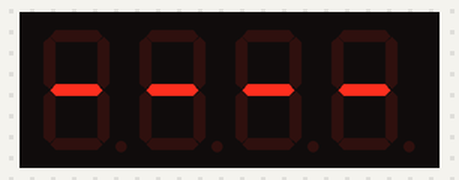
This sketch was run on a simulated Arduino Uno, built with avr-gcc and run on an emulated ATmega328P. Shown: 4-digit seven-segment display. What the sketch prints to the serial monitor is not drawn.

Above: at 0.1 s.
At 1.1 s:
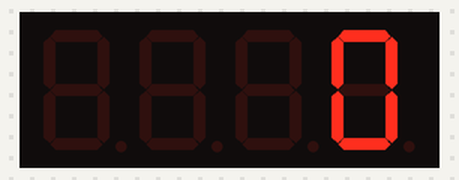
At 2.1 s:
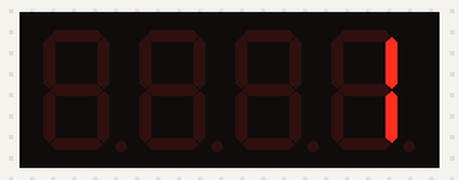
At 3.1 s:
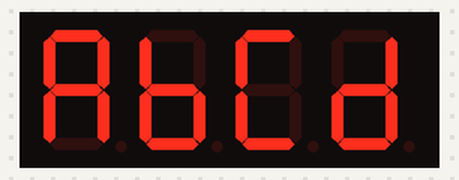
At 21.2 s:
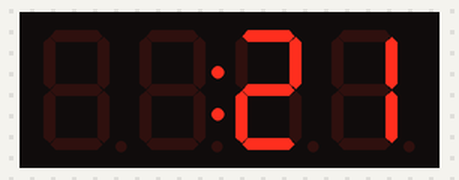
At 39.3 s:
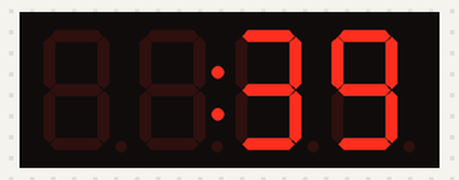

Measured:
- what the display in image 1 shows lasts 1.0 s, from 1.0 s to 2.0 s

The sketch:

Seven_Segment_Experiment.ino
```cpp
/***************************************************
  This is a test for the Adafruit seven segment dislay controlled by I2C

  For example:
  ----> http://www.adafruit.com/products/881
  ----> http://www.adafruit.com/products/880
  ----> http://www.adafruit.com/products/879
  ----> http://www.adafruit.com/products/878

  These displays use I2C to communicate, 2 pins are required to
  interface. There are multiple selectable I2C addresses. For backpacks
  with 2 Address Select pins: 0x70, 0x71, 0x72 or 0x73. For backpacks
  with 3 Address Select pins: 0x70 thru 0x77

****************************************************/
#include <Wire.h>
#include "Adafruit_LEDBackpack.h"
#include "Adafruit_GFX.h"

Adafruit_7segment seven_segment;

void setup() {
  Serial.begin(9600);
  Serial.println("7 Segment Backpack Test");

  seven_segment.begin(0x70);  // default address without modifying the backpack board
}

void loop() {

  // methods: control: setBrightness(0-15) 15 is brightest, blinRate(0-3), clear()
  // write numbers: print, println
  // write to a digit: writeDigitNum(location, number, show_decimal=false). 0 is all the way to the left, 1 is second digit, 2 is the colons, 3 is third digit 4 is rightmost digit.
  // write a bitmask: writeDigitRaw(location,bitmask)  see below for bit to segment mapping
  // turn the colon on or off: seven_segment.drawColon()

  // note: always call writeDisplay() after updating display memory to send data to display

  seven_segment.setBrightness(10);    // 0-15

  // try to print a number thats too long
  seven_segment.print(10000, DEC);
  seven_segment.writeDisplay();
  delay(1000);

  seven_segment.clear();

  // try to print a 0
  seven_segment.print(0);  // this was fixed on 12-2-13
  //seven_segment.writeDigitNum(4, 0);  // this works
  seven_segment.writeDisplay();
  delay(1000);

  // but a 1 works
  seven_segment.print(1);
  //seven_segment.writeDigitNum(4, 0);
  seven_segment.writeDisplay();
  delay(1000);


  // print a hex number
  seven_segment.print(0xABCD, HEX);
  seven_segment.writeDisplay();
  delay(1000);

  // create a timer
  unsigned long total_seconds;
  unsigned long hours, minutes, seconds;
  unsigned long value_to_display;
  bool colon_on = false;  // used to toggle the colon

  seven_segment.clear();
  while(1) {
    total_seconds = millis() / 1000;  // convert to seconds
    seconds = total_seconds % 60;
    minutes = (total_seconds / 60) % 60;
    hours = total_seconds / 3600;

    if (hours > 0) {
      // show hours and minutes
      value_to_display = hours * 100 + minutes;
    }
    else {
      // show minutes and seconds
      value_to_display = minutes * 100 + seconds;
    }

    // write to the display
    seven_segment.print(value_to_display);
    colon_on = colon_on ? false : true;
    seven_segment.drawColon(colon_on);
    seven_segment.writeDisplay();

    delay(500);  // only showing seconds, so no need to update too frequently
  }  // end infinite timer loop

  seven_segment.clear();
  seven_segment.writeDisplay();

  // print a bitmask. these are the bit positions showing what segment they turn on. Note: bit 7 is the decimal point
  //      0
  //   5     1
  //      6
  //   4     2
  //      3      7
  //
  // colon bitmask: bit0 is both dots of the colon
  /*
  uint8_t bitmask = 1;
  for (int i = 0; i < 8; ++i) {
    seven_segment.writeDigitRaw(0, bitmask);
    seven_segment.writeDisplay();
    Serial.println(bitmask, HEX);
    delay(500);
    bitmask = bitmask << 1;
  }
  delay(1000);
  */

  // print a floating point
  /* this isnt working yet, still hacking on it!
  seven_segment.print(12.34);
  seven_segment.writeDisplay();
  delay(500);
  */

  seven_segment.blinkRate(0);

  // print with print/println
  for (uint16_t counter = 0; counter < 9999; counter++) {
    seven_segment.print(counter);
    seven_segment.writeDisplay();
    //delay(5);
  }

  // brian: countdown
  for (uint16_t counter = 9999; counter > 0; --counter) {
    seven_segment.print(counter);
    seven_segment.writeDisplay();
  }

  // blink all 0's. Must use writeDigitNum, otherwise, 0 is blanked out if its a leading digit
  seven_segment.writeDigitNum(0, 0, true);
  seven_segment.writeDigitNum(1, 0, true);
  seven_segment.writeDigitNum(3, 0, true);  // note: 2 is the position of the colon, so skip it
  seven_segment.writeDigitNum(4, 0, true);
  seven_segment.writeDisplay();
  seven_segment.blinkRate(1);
  delay(5000);
  seven_segment.blinkRate(0);

  // method #2 - draw each digit
  uint16_t blinkcounter = 0;
  boolean drawDots = false;
  for (uint16_t counter = 0; counter < 9999; counter ++) {
    seven_segment.writeDigitNum(0, (counter / 1000), drawDots);
    seven_segment.writeDigitNum(1, (counter / 100) % 10, drawDots);
    seven_segment.drawColon(drawDots);
    seven_segment.writeDigitNum(3, (counter / 10) % 10, drawDots);
    seven_segment.writeDigitNum(4, counter % 10, drawDots);

    blinkcounter+=50;
    if (blinkcounter < 500) {
      drawDots = false;
    } else if (blinkcounter < 1000) {
      drawDots = true;
    } else {
      blinkcounter = 0;
    }
    seven_segment.writeDisplay();
    delay(10);
  }
}
```
